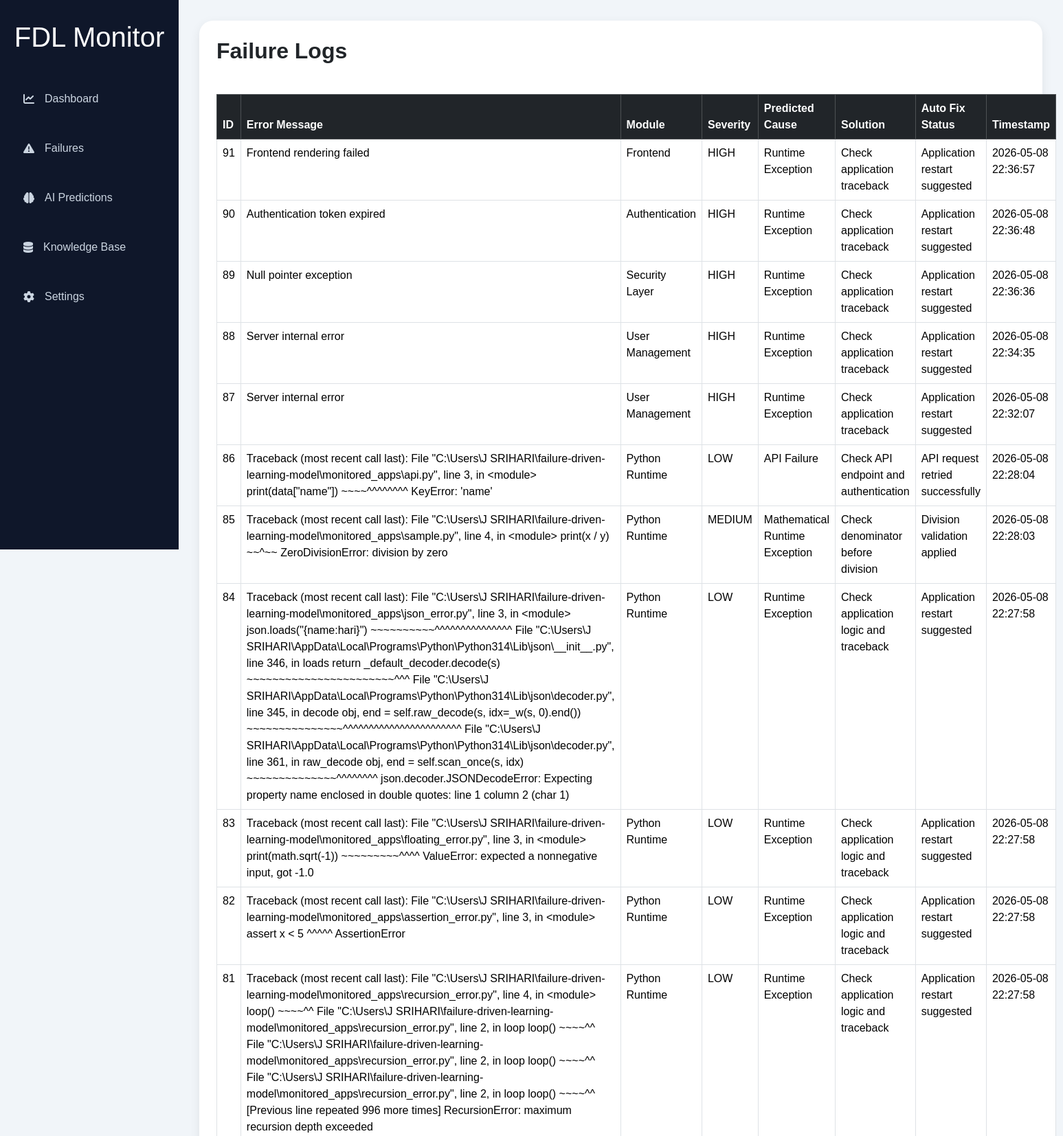
Screenshot of /failures (signed in, upper part) with the database file from the repository.
### tables this page shows
CREATE TABLE failures (

        id INTEGER PRIMARY KEY AUTOINCREMENT,

        error_message TEXT,

        module_name TEXT,

        severity TEXT,

        predicted_cause TEXT,

        solution TEXT,

        confidence INTEGER,
                   
        auto_fix_status TEXT,
                   
        timestamp DATETIME DEFAULT CURRENT_TIMESTAMP


    );

### app.py (the view)
@app.route('/failures')
def failures_page():
    if not session.get('user'):
        return redirect('/login')
    conn = connect_db()
    cursor = conn.cursor()
    cursor.execute("""

        SELECT *

        FROM failures

        ORDER BY id DESC

    """)
    logs = cursor.fetchall()
    conn.close()
    return render_template(
        'failures.html',
        logs=logs
    )

### app.py (called while the page is built)
def connect_db():
    conn = sqlite3.connect('failures.db')
    return conn

### templates/failures.html (shortened to what this page needs)
<!DOCTYPE html>
<html lang="en">
<head>
    <link href="https://cdn.jsdelivr.net/npm/bootstrap@5.3.3/dist/css/bootstrap.min.css"
          rel="stylesheet">
    <link rel="stylesheet"
          href="https://cdnjs.cloudflare.com/ajax/libs/font-awesome/6.5.2/css/all.min.css">
</head>
<body>
    <div class="sidebar">
        <h1>FDL Monitor</h1>
        <ul>
            <li>
                <a href="/">
                    <i class="fa-solid fa-chart-line"></i>
                    Dashboard
                </a>
            </li>
            <li>
                <a href="/failures">
                    <i class="fa-solid fa-triangle-exclamation"></i>
                    Failures
                </a>
            </li>
            <li>
                <a href="/predictions">
                    <i class="fa-solid fa-brain"></i>
                    AI Predictions
                </a>
            </li>
            <li>
                <a href="/knowledge">
                    <i class="fa-solid fa-database"></i>
                    Knowledge Base
                </a>
            </li>
            <li>
                <a href="/settings">
                    <i class="fa-solid fa-gear"></i>
                    Settings
                </a>
            </li>
        </ul>
    </div>
    <div class="main">
        <div class="content-box">
            <h2>Failure Logs</h2>
            <br>
            <table class="table table-bordered table-hover">
                <thead class="table-dark">
                    <tr>
                        <th>ID</th>
                        <th>Error Message</th>
                        <th>Module</th>
                        <th>Severity</th>
                        <th>Predicted Cause</th>
                        <th>Solution</th>
                        <th>Auto Fix Status</th>
                        <th>Timestamp</th>
                    </tr>
                </thead>
                <tbody>
                    {% for log in logs %}
                    <tr>
                        <td>{{ log[0] }}</td>
                        <td>{{ log[1] }}</td>
                        <td>{{ log[2] }}</td>
                        <td>{{ log[3] }}</td>
                        <td>{{ log[4] }}</td>
                        <td>{{ log[5] }}</td>
                        <td>{{ log[7] }}</td>
                        <td>{{ log[8] }}</td>
                    </tr>
                    {% endfor %}
                </tbody>
            </table>
        </div>
    </div>
</body>
</html>

### templates/failures.html (style rules this page uses)
body { margin:0; background:#f1f5f9; font-family:Arial; }
.sidebar { width:260px; height:100vh; background:#0f172a; position:fixed; padding:30px 20px; color:white; }
.sidebar h1 { text-align:center; margin-bottom:40px; }
.sidebar ul { list-style:none; padding:0; }
.sidebar ul li { margin-bottom:20px; }
.sidebar ul li a { color:#cbd5e1; text-decoration:none; display:flex; align-items:center; gap:15px; padding:14px; border-radius:10px; }
.main { margin-left:260px; padding:30px; }
.content-box { background:white; padding:25px; border-radius:20px; box-shadow:0 5px 15px rgba(0,0,0,0.08); }
h2 { margin-bottom:20px; font-weight:bold; }

### rows the page displays
failures: id "91", error_message "Frontend rendering failed", module_name "Frontend", severity "HIGH", predicted_cause "Runtime Exception", solution "Check application traceback", auto_fix_status "Application restart suggested", timestamp "2026-05-08 22:36:57"
failures: id "90", error_message "Authentication token expired", module_name "Authentication", severity "HIGH", predicted_cause "Runtime Exception", solution "Check application traceback", auto_fix_status "Application restart suggested", timestamp "2026-05-08 22:36:48"
failures: id "89", error_message "Null pointer exception", module_name "Security Layer", severity "HIGH", predicted_cause "Runtime Exception", solution "Check application traceback", auto_fix_status "Application restart suggested", timestamp "2026-05-08 22:36:36"
failures: id "88", error_message "Server internal error", module_name "User Management", severity "HIGH", predicted_cause "Runtime Exception", solution "Check application traceback", auto_fix_status "Application restart suggested", timestamp "2026-05-08 22:34:35"
failures: id "87", error_message "Server internal error", module_name "User Management", severity "HIGH", predicted_cause "Runtime Exception", solution "Check application traceback", auto_fix_status "Application restart suggested", timestamp "2026-05-08 22:32:07"
failures: id "86", error_message "Traceback (most recent call last): File \"C:\\Users\\J SRIHARI\\failure-driven-learning-model\\monitored_apps\\api.py\", line 3, in <module> print(data[\"name\"]) ~~~~^^^^^^^^ KeyError: 'name'", module_name "Python Runtime", severity "LOW", predicted_cause "API Failure", solution "Check API endpoint and authentication", auto_fix_status "API request retried successfully", timestamp "2026-05-08 22:28:04"
failures: id "85", error_message "Traceback (most recent call last): File \"C:\\Users\\J SRIHARI\\failure-driven-learning-model\\monitored_apps\\sample.py\", line 4, in <module> print(x / y) ~~^~~ ZeroDivisionError: division by zero", module_name "Python Runtime", severity "MEDIUM", predicted_cause "Mathematical Runtime Exception", solution "Check denominator before division", auto_fix_status "Division validation applied", timestamp "2026-05-08 22:28:03"
failures: id "84", error_message "Traceback (most recent call last): File \"C:\\Users\\J SRIHARI\\failure-driven-learning-model\\monitored_apps\\json_error.py\", line 3, in <module> json.loads(\"{name:hari}\") ~~~~~~~~~~^^^^^^^^^^^^^^^ File \"C:\\Users\\J SRIHARI\\AppData\\Local\\Programs\\Python\\Python314\\Lib\\json\\__init__.py\", line 346, in loads return _default_decoder.decode(s) ~~~~~~~~~~~~~~~~~~~~~~~^^^ File \"C:\\Users\\J SRIHARI\\AppData\\Local\\Programs\\Python\\Python314\\Lib\\json\\decoder.py\", line 345, in decode obj, end = self.raw_decode(s, idx=_w(s, 0).end()) ~~~~~~~~~~~~~~~^^^^^^^^^^^^^^^^^^^^^^^ File \"C:\\Users\\J SRIHARI\\AppData\\Local\\Programs\\Python\\Python314\\Lib\\json\\decoder.py\", line 361, in raw_decode obj, end = self.scan_once(s,…", module_name "Python Runtime", severity "LOW", predicted_cause "Runtime Exception", solution "Check application logic and traceback", auto_fix_status "Application restart suggested", timestamp "2026-05-08 22:27:58"
failures: id "83", error_message "Traceback (most recent call last): File \"C:\\Users\\J SRIHARI\\failure-driven-learning-model\\monitored_apps\\floating_error.py\", line 3, in <module> print(math.sqrt(-1)) ~~~~~~~~~^^^^ ValueError: expected a nonnegative input, got -1.0", module_name "Python Runtime", severity "LOW", predicted_cause "Runtime Exception", solution "Check application logic and traceback", auto_fix_status "Application restart suggested", timestamp "2026-05-08 22:27:58"
failures: id "82", error_message "Traceback (most recent call last): File \"C:\\Users\\J SRIHARI\\failure-driven-learning-model\\monitored_apps\\assertion_error.py\", line 3, in <module> assert x < 5 ^^^^^ AssertionError", module_name "Python Runtime", severity "LOW", predicted_cause "Runtime Exception", solution "Check application logic and traceback", auto_fix_status "Application restart suggested", timestamp "2026-05-08 22:27:58"
failures: id "81", error_message "Traceback (most recent call last): File \"C:\\Users\\J SRIHARI\\failure-driven-learning-model\\monitored_apps\\recursion_error.py\", line 4, in <module> loop() ~~~~^^ File \"C:\\Users\\J SRIHARI\\failure-driven-learning-model\\monitored_apps\\recursion_error.py\", line 2, in loop loop() ~~~~^^ File \"C:\\Users\\J SRIHARI\\failure-driven-learning-model\\monitored_apps\\recursion_error.py\", line 2, in loop loop() ~~~~^^ File \"C:\\Users\\J SRIHARI\\failure-driven-learning-model\\monitored_apps\\recursion_error.py\", line 2, in loop loop() ~~~~^^ [Previous line repeated 996 more times] RecursionError: maximum recursion depth exceeded", module_name "Python Runtime", severity "LOW", predicted_cause "Runtime Exception", solution "Check application logic and traceback", auto_fix_status "Application restart suggested", timestamp "2026-05-08 22:27:58"
